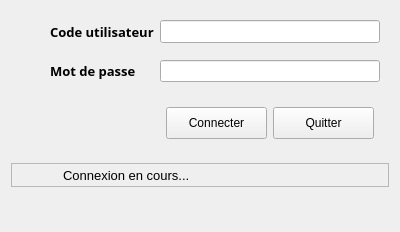
<?xml version="1.0" encoding="UTF-8"?>
<ui version="4.0">
 <class>StandardLoginWidget</class>
 <widget class="QWidget" name="StandardLoginWidget">
  <property name="geometry">
   <rect>
    <x>0</x>
    <y>0</y>
    <width>400</width>
    <height>232</height>
   </rect>
  </property>
  <property name="windowTitle">
   <string>Form</string>
  </property>
  <layout class="QVBoxLayout" name="verticalLayout">
   <item>
    <widget class="QFrame" name="frameLogin">
     <property name="sizePolicy">
      <sizepolicy hsizetype="MinimumExpanding" vsizetype="Maximum">
       <horstretch>0</horstretch>
       <verstretch>0</verstretch>
      </sizepolicy>
     </property>
     <layout class="QGridLayout" name="gridLayout">
      <property name="verticalSpacing">
       <number>15</number>
      </property>
      <item row="0" column="2">
       <widget class="QLineEdit" name="txtUsername">
        <property name="enabled">
         <bool>true</bool>
        </property>
        <property name="font">
         <font>
          <pointsize>10</pointsize>
         </font>
        </property>
       </widget>
      </item>
      <item row="1" column="0">
       <widget class="QLabel" name="icoPassword">
        <property name="sizePolicy">
         <sizepolicy hsizetype="Fixed" vsizetype="Fixed">
          <horstretch>0</horstretch>
          <verstretch>0</verstretch>
         </sizepolicy>
        </property>
        <property name="minimumSize">
         <size>
          <width>24</width>
          <height>24</height>
         </size>
        </property>
        <property name="maximumSize">
         <size>
          <width>24</width>
          <height>24</height>
         </size>
        </property>
        <property name="text">
         <string/>
        </property>
        <property name="pixmap">
         <pixmap resource="../../resources/TeraClient.qrc">:/icons/password.png</pixmap>
        </property>
        <property name="scaledContents">
         <bool>true</bool>
        </property>
       </widget>
      </item>
      <item row="0" column="1">
       <widget class="QLabel" name="lblUsername">
        <property name="font">
         <font>
          <family>10px Arial</family>
          <pointsize>10</pointsize>
          <italic>false</italic>
          <bold>true</bold>
         </font>
        </property>
        <property name="text">
         <string>Code utilisateur</string>
        </property>
       </widget>
      </item>
      <item row="1" column="2">
       <widget class="QLineEdit" name="txtPassword">
        <property name="font">
         <font>
          <pointsize>9</pointsize>
         </font>
        </property>
        <property name="echoMode">
         <enum>QLineEdit::EchoMode::Password</enum>
        </property>
       </widget>
      </item>
      <item row="0" column="0">
       <widget class="QLabel" name="icoUser">
        <property name="sizePolicy">
         <sizepolicy hsizetype="Fixed" vsizetype="Fixed">
          <horstretch>0</horstretch>
          <verstretch>0</verstretch>
         </sizepolicy>
        </property>
        <property name="minimumSize">
         <size>
          <width>24</width>
          <height>24</height>
         </size>
        </property>
        <property name="maximumSize">
         <size>
          <width>24</width>
          <height>24</height>
         </size>
        </property>
        <property name="text">
         <string/>
        </property>
        <property name="pixmap">
         <pixmap resource="../../resources/TeraClient.qrc">:/icons/software_user.png</pixmap>
        </property>
        <property name="scaledContents">
         <bool>true</bool>
        </property>
       </widget>
      </item>
      <item row="1" column="1">
       <widget class="QLabel" name="lblPassword">
        <property name="font">
         <font>
          <family>10px Arial</family>
          <pointsize>10</pointsize>
          <italic>false</italic>
          <bold>true</bold>
         </font>
        </property>
        <property name="text">
         <string>Mot de passe</string>
        </property>
       </widget>
      </item>
      <item row="2" column="2">
       <widget class="QFrame" name="frameButtons">
        <property name="sizePolicy">
         <sizepolicy hsizetype="Preferred" vsizetype="Maximum">
          <horstretch>0</horstretch>
          <verstretch>0</verstretch>
         </sizepolicy>
        </property>
        <layout class="QHBoxLayout" name="horizontalLayout_3">
         <property name="leftMargin">
          <number>6</number>
         </property>
         <property name="rightMargin">
          <number>6</number>
         </property>
         <item>
          <widget class="QPushButton" name="btnConnect">
           <property name="minimumSize">
            <size>
             <width>0</width>
             <height>32</height>
            </size>
           </property>
           <property name="cursor">
            <cursorShape>PointingHandCursor</cursorShape>
           </property>
           <property name="text">
            <string>Connecter</string>
           </property>
           <property name="icon">
            <iconset resource="../../resources/TeraClient.qrc">
             <normaloff>:/icons/play.png</normaloff>:/icons/play.png</iconset>
           </property>
           <property name="iconSize">
            <size>
             <width>20</width>
             <height>20</height>
            </size>
           </property>
          </widget>
         </item>
         <item>
          <widget class="QPushButton" name="btnQuit">
           <property name="minimumSize">
            <size>
             <width>0</width>
             <height>32</height>
            </size>
           </property>
           <property name="cursor">
            <cursorShape>PointingHandCursor</cursorShape>
           </property>
           <property name="text">
            <string>Quitter</string>
           </property>
           <property name="icon">
            <iconset resource="../../resources/TeraClient.qrc">
             <normaloff>:/icons/delete_old.png</normaloff>:/icons/delete_old.png</iconset>
           </property>
           <property name="iconSize">
            <size>
             <width>20</width>
             <height>20</height>
            </size>
           </property>
          </widget>
         </item>
        </layout>
       </widget>
      </item>
     </layout>
    </widget>
   </item>
   <item>
    <widget class="QFrame" name="frameMessage">
     <property name="sizePolicy">
      <sizepolicy hsizetype="MinimumExpanding" vsizetype="Maximum">
       <horstretch>0</horstretch>
       <verstretch>0</verstretch>
      </sizepolicy>
     </property>
     <property name="minimumSize">
      <size>
       <width>0</width>
       <height>20</height>
      </size>
     </property>
     <property name="frameShape">
      <enum>QFrame::Shape::StyledPanel</enum>
     </property>
     <property name="frameShadow">
      <enum>QFrame::Shadow::Raised</enum>
     </property>
     <layout class="QHBoxLayout" name="horizontalLayout">
      <property name="leftMargin">
       <number>1</number>
      </property>
      <property name="topMargin">
       <number>1</number>
      </property>
      <property name="rightMargin">
       <number>1</number>
      </property>
      <property name="bottomMargin">
       <number>1</number>
      </property>
      <item>
       <widget class="QLabel" name="lblWarningIcon">
        <property name="minimumSize">
         <size>
          <width>20</width>
          <height>20</height>
         </size>
        </property>
        <property name="maximumSize">
         <size>
          <width>20</width>
          <height>20</height>
         </size>
        </property>
        <property name="text">
         <string/>
        </property>
        <property name="pixmap">
         <pixmap resource="../../resources/TeraClient.qrc">:/status/warning.png</pixmap>
        </property>
        <property name="scaledContents">
         <bool>true</bool>
        </property>
       </widget>
      </item>
      <item>
       <widget class="QLabel" name="lblLoadingIcon">
        <property name="minimumSize">
         <size>
          <width>18</width>
          <height>18</height>
         </size>
        </property>
        <property name="maximumSize">
         <size>
          <width>18</width>
          <height>18</height>
         </size>
        </property>
        <property name="text">
         <string/>
        </property>
        <property name="pixmap">
         <pixmap resource="../../resources/TeraClient.qrc">:/status/loading.gif</pixmap>
        </property>
        <property name="scaledContents">
         <bool>true</bool>
        </property>
       </widget>
      </item>
      <item>
       <widget class="QLabel" name="lblMessage">
        <property name="sizePolicy">
         <sizepolicy hsizetype="MinimumExpanding" vsizetype="Preferred">
          <horstretch>0</horstretch>
          <verstretch>0</verstretch>
         </sizepolicy>
        </property>
        <property name="font">
         <font>
          <pointsize>10</pointsize>
         </font>
        </property>
        <property name="text">
         <string>Connexion en cours...</string>
        </property>
        <property name="textFormat">
         <enum>Qt::TextFormat::AutoText</enum>
        </property>
        <property name="wordWrap">
         <bool>true</bool>
        </property>
       </widget>
      </item>
     </layout>
    </widget>
   </item>
   <item>
    <spacer name="verticalSpacer">
     <property name="orientation">
      <enum>Qt::Orientation::Vertical</enum>
     </property>
     <property name="sizeHint" stdset="0">
      <size>
       <width>20</width>
       <height>40</height>
      </size>
     </property>
    </spacer>
   </item>
  </layout>
 </widget>
 <resources>
  <include location="../../resources/TeraClient.qrc"/>
 </resources>
 <connections/>
</ui>
